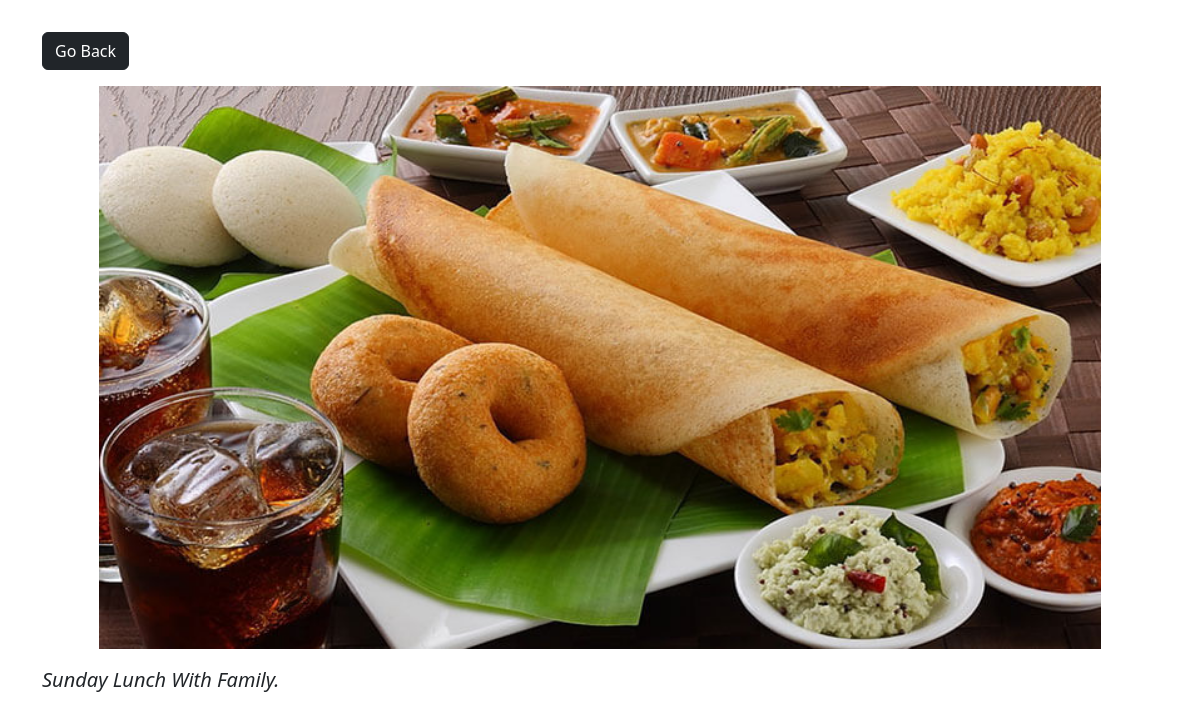
The page /photo/9 on the database its author committed.
### snaps/models.py (models this page shows, shortened)
class Photo(models.Model):
    category = models.ForeignKey(Category, on_delete=models.SET_NULL, null=True, blank=True)
    image = models.ImageField(null=False, blank=False)
    description = models.TextField(null=False, blank=False)

### snaps/views.py (the view)
# urls.py: path('photo/<str:pk>', views.viewPhoto, name='viewPhoto'),
def viewPhoto(request, pk):
    photo = Photo.objects.get(id=pk)
    return render(request, 'snaps/photo.html', {'photo': photo})

### snaps/templates/snaps/photo.html (shortened to what this page needs)
<!DOCTYPE html>
<html lang="en">
<head>
    <link href="https://cdn.jsdelivr.net/npm/bootstrap@5.3.1/dist/css/bootstrap.min.css"
        rel="stylesheet"
>
</head>
<body class="m-3">
    <div class="container">
        <div class="row justify-content-center">
            <div class="col">
                <a class="btn btn-dark my-3" href="{% url 'gallery' %}">Go Back</a>
                <div style="height: 80vh;">
                    <img src="{{photo.image.url}}"
                        class="card-img-top mb-2" alt="..." style="max-height: 88%; max-width: 100%; object-fit: contain">
                    <p class="fs-5 py-2 fst-italic lh-base">{{photo.description | title}}</p>
                </div>
            </div>
        </div>
    </div>
</body>
</html>

### rows shown on the page
Photo: image (picture), description "Sunday Lunch With Family."
